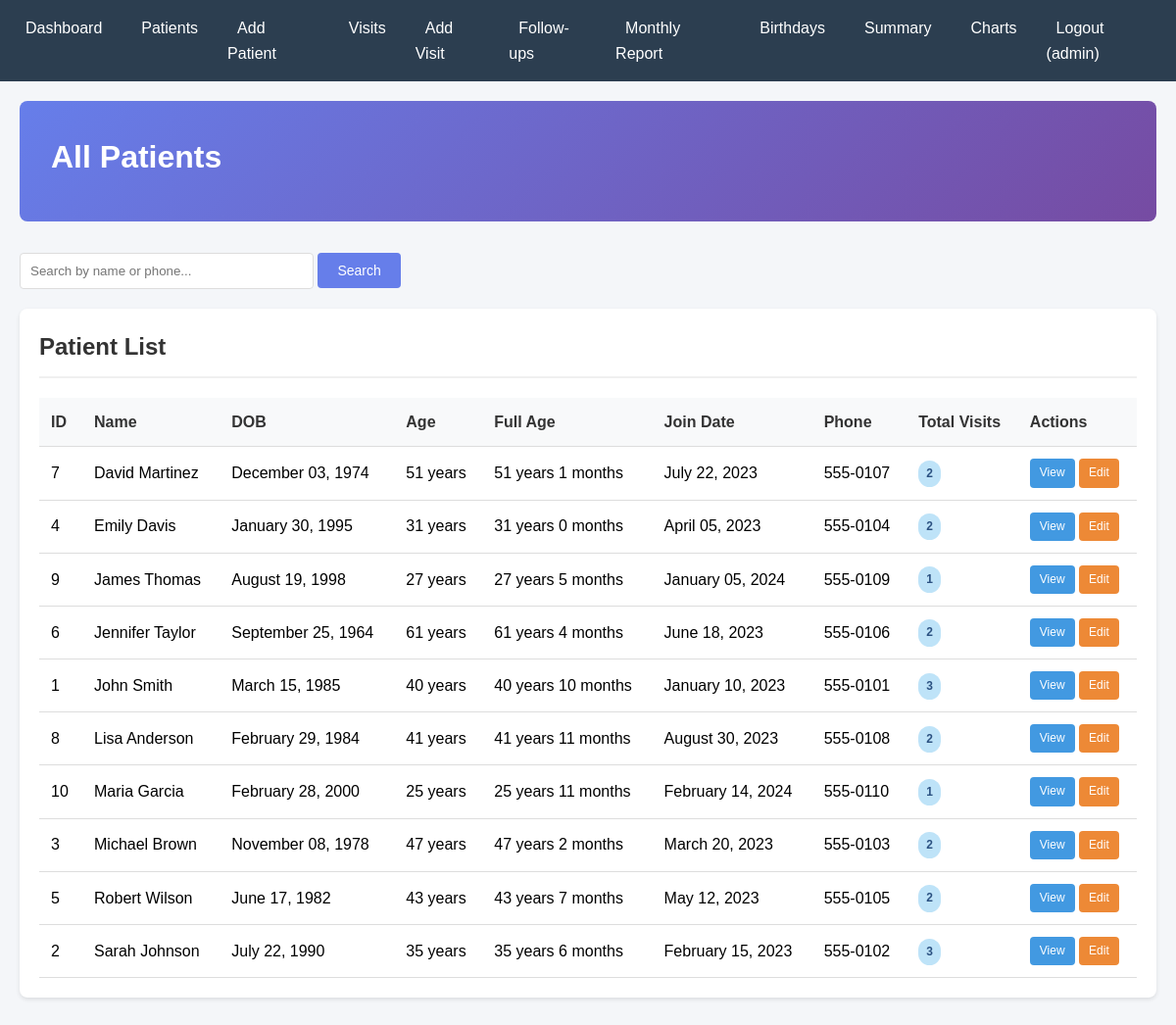
/patients/list.php (signed in), run on the app's committed database.
### tables this page shows
CREATE TABLE patients (
    patient_id INT PRIMARY KEY AUTO_INCREMENT,
    name VARCHAR(100) NOT NULL,
    dob DATE NOT NULL,
    join_date DATE NOT NULL,
    phone VARCHAR(15) NOT NULL,
    address TEXT
);

### patients/list.php (the view, shortened to what this page needs)
<?php
require_once '../config/db.php';
require_once '../includes/header.php';
$search = isset($_GET['search']) ? mysqli_real_escape_string($conn, $_GET['search']) : '';
$where = $search ? "WHERE name LIKE '%$search%' OR phone LIKE '%$search%'" : '';
$sql = "SELECT
    patient_id,
    name,
    DATE_FORMAT(dob, '%M %d, %Y') as dob_formatted,
    TIMESTAMPDIFF(YEAR, dob, CURDATE()) as age_years,
    CONCAT(
        TIMESTAMPDIFF(YEAR, dob, CURDATE()), ' years ',
        TIMESTAMPDIFF(MONTH, dob, CURDATE()) % 12, ' months'
    ) as full_age,
    DATE_FORMAT(join_date, '%M %d, %Y') as join_formatted,
    YEAR(join_date) as join_year,
    MONTHNAME(join_date) as join_month,
    DAY(join_date) as join_day,
    phone,
    (SELECT COUNT(*) FROM visits WHERE visits.patient_id = patients.patient_id) as total_visits
FROM patients
$where
ORDER BY name ASC";
$result = $conn->query($sql);
?>
<header>
    <h1>All Patients</h1>
</header>
<div class="search-box">
    <form method="GET" style="display: inline;">
        <input type="text" name="search" placeholder="Search by name or phone..." value="<?php echo htmlspecialchars($search); ?>">
        <button type="submit" class="btn btn-primary">Search</button>
    </form>
</div>
<div class="card">
    <div class="card-header">
        <h2>Patient List</h2>
    </div>
    <table>
        <thead>
            <tr>
                <th>ID</th>
                <th>Name</th>
                <th>DOB</th>
                <th>Age</th>
                <th>Full Age</th>
                <th>Join Date</th>
                <th>Phone</th>
                <th>Total Visits</th>
                <th>Actions</th>
            </tr>
        </thead>
        <tbody>
            <?php while ($row = $result->fetch_assoc()): ?>
            <tr>
                <td><?php echo $row['patient_id']; ?></td>
                <td><?php echo htmlspecialchars($row['name']); ?></td>
                <td><?php echo $row['dob_formatted']; ?></td>
                <td><?php echo $row['age_years']; ?> years</td>
                <td><?php echo $row['full_age']; ?></td>
                <td><?php echo $row['join_formatted']; ?></td>
                <td><?php echo htmlspecialchars($row['phone']); ?></td>
                <td><span class="badge badge-info"><?php echo $row['total_visits']; ?></span></td>
                <td>
                    <a href="view.php?id=<?php echo $row['patient_id']; ?>" class="btn btn-sm btn-info">View</a>
                    <a href="edit.php?id=<?php echo $row['patient_id']; ?>" class="btn btn-sm btn-warning">Edit</a>
                </td>
            </tr>
            <?php endwhile; ?>
        </tbody>
    </table>
</div>
<?php require_once '../includes/footer.php'; ?>

### css/style.css (style rules this page uses)
* { margin: 0; padding: 0; box-sizing: border-box; }
body { font-family: Arial, sans-serif; background-color: #f4f6f9; line-height: 1.6; }
header { background: linear-gradient(135deg, #667eea 0%, #764ba2 100%); color: white; padding: 2rem; margin-bottom: 2rem; border-radius: 8px; }
header h1 { font-size: 2rem; margin-bottom: 0.5rem; }
.card { background: white; border-radius: 8px; box-shadow: 0 2px 4px rgba(0,0,0,0.1); padding: 20px; margin-bottom: 20px; }
.card-header { border-bottom: 2px solid #f0f0f0; padding-bottom: 10px; margin-bottom: 20px; }
.card-header h2 { color: #333; font-size: 1.5rem; }
table { width: 100%; border-collapse: collapse; margin-top: 10px; }
table th, table td { padding: 12px; text-align: left; border-bottom: 1px solid #ddd; }
table th { background-color: #f8f9fa; font-weight: bold; color: #333; }
.btn { display: inline-block; padding: 10px 20px; border: none; border-radius: 4px; cursor: pointer; text-decoration: none; font-size: 14px; transition: background-color 0.3s; }
.btn-primary { background-color: #667eea; color: white; }
.btn-warning { background-color: #ed8936; color: white; }
.btn-info { background-color: #4299e1; color: white; }
.btn-sm { padding: 5px 10px; font-size: 12px; }
.badge { display: inline-block; padding: 4px 8px; border-radius: 12px; font-size: 12px; font-weight: bold; }
.badge-info { background-color: #bee3f8; color: #2c5282; }
.search-box { margin-bottom: 20px; }
.search-box input { width: 300px; padding: 10px; border: 1px solid #ddd; border-radius: 4px; }

### data on the page
patients: patient_id "7", name "David Martinez", dob_formatted "December 03, 1974", age_years "51", full_age "51 years 1 months", join_formatted "July 22, 2023", phone "555-0107", total_visits "2"
patients: patient_id "4", name "Emily Davis", dob_formatted "January 30, 1995", age_years "31", full_age "31 years 0 months", join_formatted "April 05, 2023", phone "555-0104", total_visits "2"
patients: patient_id "9", name "James Thomas", dob_formatted "August 19, 1998", age_years "27", full_age "27 years 5 months", join_formatted "January 05, 2024", phone "555-0109", total_visits "1"
patients: patient_id "6", name "Jennifer Taylor", dob_formatted "September 25, 1964", age_years "61", full_age "61 years 4 months", join_formatted "June 18, 2023", phone "555-0106", total_visits "2"
patients: patient_id "1", name "John Smith", dob_formatted "March 15, 1985", age_years "40", full_age "40 years 10 months", join_formatted "January 10, 2023", phone "555-0101", total_visits "3"
patients: patient_id "8", name "Lisa Anderson", dob_formatted "February 29, 1984", age_years "41", full_age "41 years 11 months", join_formatted "August 30, 2023", phone "555-0108", total_visits "2"
patients: patient_id "10", name "Maria Garcia", dob_formatted "February 28, 2000", age_years "25", full_age "25 years 11 months", join_formatted "February 14, 2024", phone "555-0110", total_visits "1"
patients: patient_id "3", name "Michael Brown", dob_formatted "November 08, 1978", age_years "47", full_age "47 years 2 months", join_formatted "March 20, 2023", phone "555-0103", total_visits "2"
patients: patient_id "5", name "Robert Wilson", dob_formatted "June 17, 1982", age_years "43", full_age "43 years 7 months", join_formatted "May 12, 2023", phone "555-0105", total_visits "2"
patients: patient_id "2", name "Sarah Johnson", dob_formatted "July 22, 1990", age_years "35", full_age "35 years 6 months", join_formatted "February 15, 2023", phone "555-0102", total_visits "3"

### other printed values
$_SESSION['username'] "admin"
